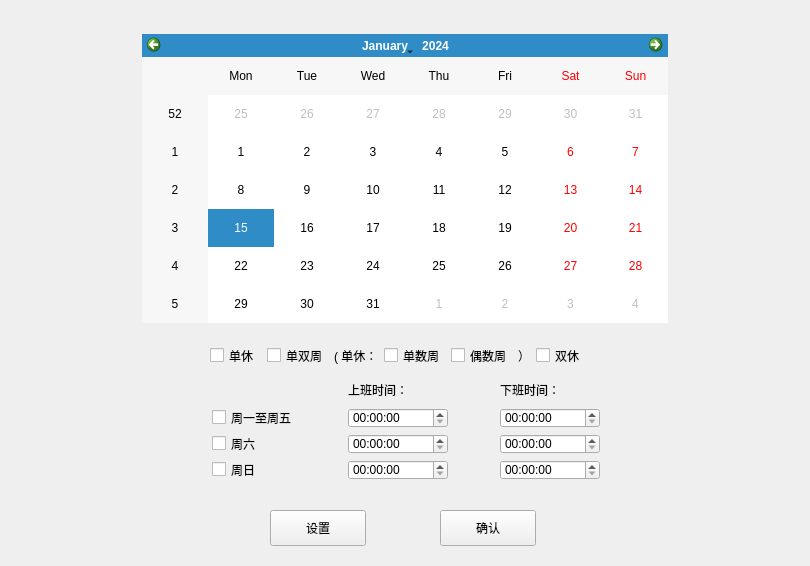
<?xml version="1.0" encoding="UTF-8"?>
<ui version="4.0">
 <class>CATTENDANCESET</class>
 <widget class="QWidget" name="CATTENDANCESET">
  <property name="geometry">
   <rect>
    <x>0</x>
    <y>0</y>
    <width>810</width>
    <height>566</height>
   </rect>
  </property>
  <property name="windowTitle">
   <string>Form</string>
  </property>
  <widget class="QCalendarWidget" name="SetCalendarWidget">
   <property name="geometry">
    <rect>
     <x>142</x>
     <y>34</y>
     <width>526</width>
     <height>289</height>
    </rect>
   </property>
   <property name="styleSheet">
    <string notr="true"/>
   </property>
  </widget>
  <widget class="QWidget" name="layoutWidget">
   <property name="geometry">
    <rect>
     <x>210</x>
     <y>340</y>
     <width>376</width>
     <height>31</height>
    </rect>
   </property>
   <layout class="QHBoxLayout" name="horizontalLayout_3">
    <property name="topMargin">
     <number>6</number>
    </property>
    <property name="bottomMargin">
     <number>6</number>
    </property>
    <item>
     <widget class="QCheckBox" name="single_rest">
      <property name="text">
       <string>单休</string>
      </property>
     </widget>
    </item>
    <item>
     <layout class="QHBoxLayout" name="horizontalLayout_2">
      <item>
       <widget class="QCheckBox" name="select_rest">
        <property name="text">
         <string>单双周</string>
        </property>
       </widget>
      </item>
      <item>
       <widget class="QLabel" name="label">
        <property name="text">
         <string>( 单休：</string>
        </property>
       </widget>
      </item>
      <item>
       <widget class="QCheckBox" name="single_weekday">
        <property name="text">
         <string>单数周</string>
        </property>
       </widget>
      </item>
      <item>
       <widget class="QCheckBox" name="twin_weekday">
        <property name="text">
         <string>偶数周</string>
        </property>
       </widget>
      </item>
      <item>
       <widget class="QLabel" name="label_2">
        <property name="text">
         <string>）</string>
        </property>
       </widget>
      </item>
     </layout>
    </item>
    <item>
     <widget class="QCheckBox" name="twin_rest">
      <property name="text">
       <string>双休</string>
      </property>
     </widget>
    </item>
   </layout>
  </widget>
  <widget class="QLabel" name="label_4">
   <property name="geometry">
    <rect>
     <x>348</x>
     <y>382</y>
     <width>60</width>
     <height>16</height>
    </rect>
   </property>
   <property name="text">
    <string>上班时间：</string>
   </property>
  </widget>
  <widget class="QLabel" name="label_5">
   <property name="geometry">
    <rect>
     <x>500</x>
     <y>382</y>
     <width>60</width>
     <height>16</height>
    </rect>
   </property>
   <property name="text">
    <string>下班时间：</string>
   </property>
  </widget>
  <widget class="QCheckBox" name="normalLable">
   <property name="geometry">
    <rect>
     <x>212</x>
     <y>409</y>
     <width>84</width>
     <height>17</height>
    </rect>
   </property>
   <property name="text">
    <string>周一至周五</string>
   </property>
  </widget>
  <widget class="QTimeEdit" name="workTime_normal">
   <property name="geometry">
    <rect>
     <x>348</x>
     <y>408</y>
     <width>100</width>
     <height>20</height>
    </rect>
   </property>
   <property name="minimumSize">
    <size>
     <width>100</width>
     <height>20</height>
    </size>
   </property>
   <property name="maximumSize">
    <size>
     <width>100</width>
     <height>20</height>
    </size>
   </property>
  </widget>
  <widget class="QTimeEdit" name="offworkTime_normal">
   <property name="geometry">
    <rect>
     <x>500</x>
     <y>408</y>
     <width>100</width>
     <height>20</height>
    </rect>
   </property>
   <property name="minimumSize">
    <size>
     <width>100</width>
     <height>20</height>
    </size>
   </property>
   <property name="maximumSize">
    <size>
     <width>100</width>
     <height>20</height>
    </size>
   </property>
  </widget>
  <widget class="QCheckBox" name="restLable">
   <property name="geometry">
    <rect>
     <x>212</x>
     <y>435</y>
     <width>48</width>
     <height>17</height>
    </rect>
   </property>
   <property name="text">
    <string>周六</string>
   </property>
  </widget>
  <widget class="QTimeEdit" name="workTime_rest">
   <property name="geometry">
    <rect>
     <x>348</x>
     <y>434</y>
     <width>100</width>
     <height>20</height>
    </rect>
   </property>
   <property name="minimumSize">
    <size>
     <width>100</width>
     <height>20</height>
    </size>
   </property>
   <property name="maximumSize">
    <size>
     <width>100</width>
     <height>20</height>
    </size>
   </property>
  </widget>
  <widget class="QTimeEdit" name="offworkTime_rest">
   <property name="geometry">
    <rect>
     <x>500</x>
     <y>434</y>
     <width>100</width>
     <height>20</height>
    </rect>
   </property>
   <property name="minimumSize">
    <size>
     <width>100</width>
     <height>20</height>
    </size>
   </property>
   <property name="maximumSize">
    <size>
     <width>100</width>
     <height>20</height>
    </size>
   </property>
  </widget>
  <widget class="QCheckBox" name="weekdayLable">
   <property name="geometry">
    <rect>
     <x>212</x>
     <y>461</y>
     <width>48</width>
     <height>17</height>
    </rect>
   </property>
   <property name="text">
    <string>周日</string>
   </property>
  </widget>
  <widget class="QTimeEdit" name="workTime_weekday">
   <property name="geometry">
    <rect>
     <x>348</x>
     <y>460</y>
     <width>100</width>
     <height>20</height>
    </rect>
   </property>
   <property name="minimumSize">
    <size>
     <width>100</width>
     <height>20</height>
    </size>
   </property>
   <property name="maximumSize">
    <size>
     <width>100</width>
     <height>20</height>
    </size>
   </property>
  </widget>
  <widget class="QTimeEdit" name="offworkTime_weekday">
   <property name="geometry">
    <rect>
     <x>500</x>
     <y>460</y>
     <width>100</width>
     <height>20</height>
    </rect>
   </property>
   <property name="minimumSize">
    <size>
     <width>100</width>
     <height>20</height>
    </size>
   </property>
   <property name="maximumSize">
    <size>
     <width>100</width>
     <height>20</height>
    </size>
   </property>
  </widget>
  <widget class="QPushButton" name="pbtnInstall">
   <property name="geometry">
    <rect>
     <x>270</x>
     <y>510</y>
     <width>96</width>
     <height>36</height>
    </rect>
   </property>
   <property name="text">
    <string>设置</string>
   </property>
  </widget>
  <widget class="QPushButton" name="QpbtnOK">
   <property name="geometry">
    <rect>
     <x>440</x>
     <y>510</y>
     <width>96</width>
     <height>36</height>
    </rect>
   </property>
   <property name="text">
    <string>确认</string>
   </property>
  </widget>
 </widget>
 <resources/>
 <connections/>
</ui>
